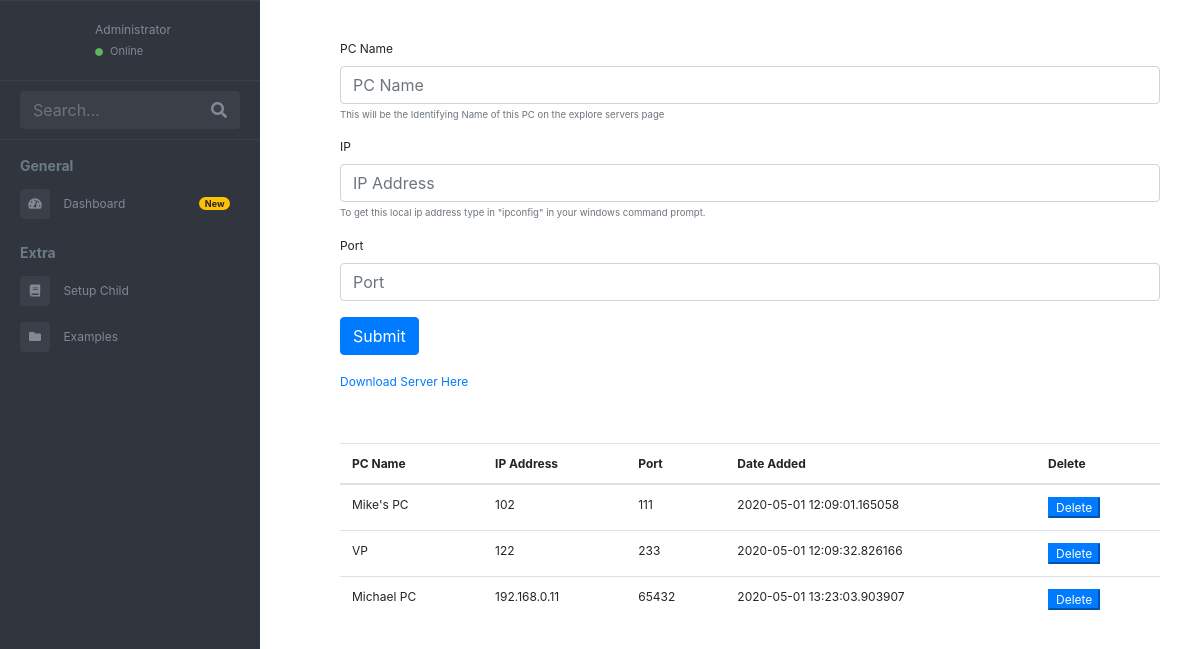
The app's page /child-node-setup, older data.
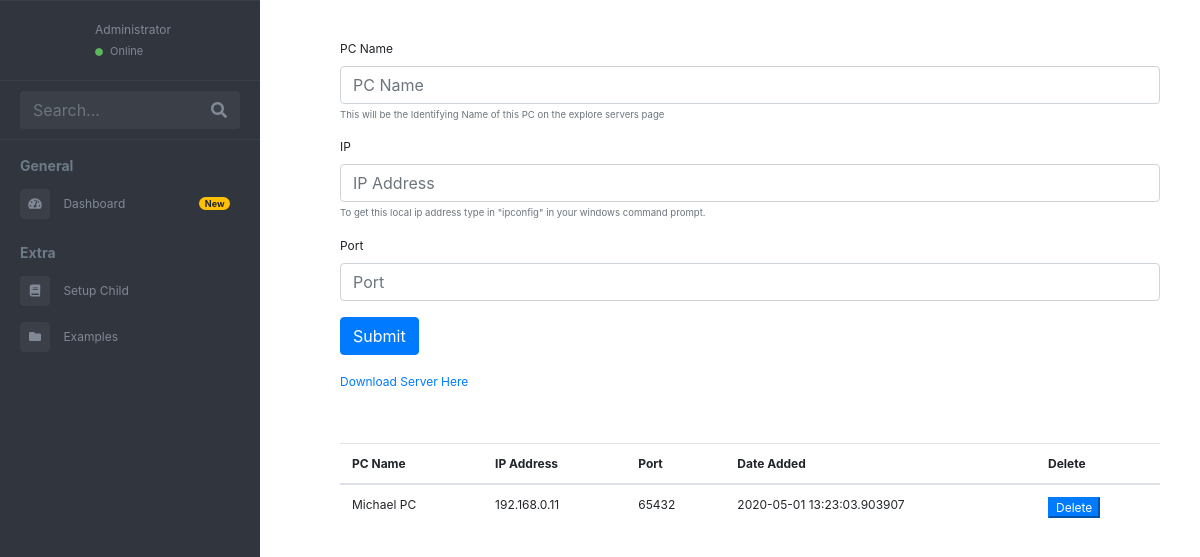
The same page, newer data.
### app/models.py (models this page shows)
class LocalNetwork(db.Model):
    id = db.Column(db.Integer, primary_key=True)
    pc_name = db.Column(db.String(64), index = True)
    ip_addr = db.Column(db.String(64), unique = True)
    port = db.Column(db.Integer)
    date_added = db.Column(db.String(120))

### app/routes.py (the view, shortened to what this page needs)
@app.route("/child-node-setup", methods = ["GET", "POST"])
def child_node_setup():
    delete = request.form.get("delete")
    print(delete)
    all_pcs_on_network = LocalNetwork.query.all()
    if request.method == "POST" and delete is not None:
        LocalNetwork.query.filter_by(id=int(delete)).delete()
        db.session.commit()
        return redirect(url_for("child_node_setup"))
    return render_template("child-node.html", pcs = all_pcs_on_network)

### app/templates/child-node.html (shortened to what this page needs)
{%include 'header.html'%}
  <main class="page-content">
    <div class="container-fluid">
        <form method = "POST">
            <div class="form-group">
              <label for="exampleInputEmail1">PC Name</label>
              <input type="text" class="form-control" id="pc_name" name = "pc_name" placeholder="PC Name">
              <small id="emailHelp" class="form-text text-muted">This will be the Identifying Name of this PC on the explore servers page</small>
            </div>
            <div class="form-group">
              <label for="exampleInputEmail1">IP</label>
              <input type="text" class="form-control" id="ip" name = "ip" placeholder="IP Address">
              <small id="emailHelp" class="form-text text-muted">To get this local ip address type in "ipconfig" in your windows command prompt.</small>
            </div>
            <div class="form-group">
              <label for="exampleInputPassword1">Port</label>
              <input type="text" class="form-control" id="port" name = "port" placeholder="Port">
            </div>
            <button type="submit" class="btn btn-primary">Submit</button>
            <a href="{{url_for('download_server')}}">Download Server Here</a>
    </div>
    <div class="table-responsive" id="sailorTableArea">
      <table class="table table-hover" width="100%">
          <thead>
              <tr>
                  <th>PC Name</th>
                  <th>IP Address</th>
                  <th>Port</th>
                  <th>Date Added</th>
                  <th>Delete</th>
              </tr>
          </thead>
          <tbody>
            {%for each in pcs%}
            <tr>
                <td>{{each.pc_name}}</td>
                <td>{{each.ip_addr}}</td>
                <td>{{each.port}}</td>
                <td>{{each.date_added}}</td>
                <td>
                  <button class = "btn-primary" name = "delete" value = {{each.id}}>
                      Delete
                  </button>
                </td>
            </tr>
              {%endfor%}
        </tbody>
    </table>
    </div>
  </main>
</div>
</body>
</html>

### app/templates/header.html (shortened to what this page needs)
<link href="//maxcdn.bootstrapcdn.com/bootstrap/4.0.0/css/bootstrap.min.css" rel="stylesheet" id="bootstrap-css">
<!DOCTYPE html>
<html lang="en">
<head>
    <link rel="stylesheet" href="https://maxcdn.bootstrapcdn.com/bootstrap/4.0.0/css/bootstrap.min.css"
>
    <link href="https://use.fontawesome.com/releases/v5.0.6/css/all.css" rel="stylesheet">
    <link href="/static/css/home.css" rel="stylesheet">
</head>
<body>
<div class="page-wrapper chiller-theme toggled">
  <nav id="sidebar" class="sidebar-wrapper">
    <div class="sidebar-content">
      <div class="sidebar-header">
        <div class="user-pic">
        </div>
        <div class="user-info">
          <span class="user-role">Administrator</span>
          <span class="user-status">
            <i class="fa fa-circle"></i>
            <span>Online</span>
          </span>
        </div>
      </div>
      <div class="sidebar-search">
        <div>
          <div class="input-group">
            <input type="text" id="myInput" onkeyup="myFunction()" class="form-control search-menu" placeholder="Search...">
            <div class="input-group-append">
              <span class="input-group-text">
                <i class="fa fa-search" aria-hidden="true"></i>
              </span>
            </div>
          </div>
        </div>
      </div>
      <div class="sidebar-menu">
        <ul>
          <li class="header-menu">
            <span>General</span>
          </li>
          <li class="sidebar">
            <a href="{{url_for('dashboard')}}">
              <i class="fa fa-tachometer-alt"></i>
              <span>Dashboard</span>
              <span class="badge badge-pill badge-warning">New</span>
            </a>
          </li>
          <li class="header-menu">
            <span>Extra</span>
          </li>
          <li>
            <a href="{{url_for('child_node_setup')}}">
              <i class="fa fa-book"></i>
              <span>Setup Child</span>
            </a>
          </li>
          <li>
            <a href="#">
              <i class="fa fa-folder"></i>
              <span>Examples</span>
            </a>
          </li>
        </ul>
      </div>
    </div>
  </nav>

### app/static/css/home.css (style rules this page uses)
body { font-size: 0.9rem; }
.page-wrapper .sidebar-wrapper, .sidebar-wrapper .sidebar-brand > a, .sidebar-wrapper .sidebar-dropdown > a:after, .sidebar-wrapper .sidebar-menu .sidebar-dropdown .sidebar-submenu li a:before, .sidebar-wrapper ul li a i, .page-wrapper .page-content, .sidebar-wrapper .sidebar-search input.search-menu, .sidebar-wrapper .sidebar-search .input-group-text, .sidebar-wrapper .sidebar-menu ul li a, #show-sidebar, #close-sidebar { -webkit-transition: all 0.3s ease; -moz-transition: all 0.3s ease; -ms-transition: all 0.3s ease; -o-transition: all 0.3s ease; transition: all 0.3s ease; }
.page-wrapper { height: 100vh; }
.page-wrapper.toggled .sidebar-wrapper { left: 0px; }
@media screen and (min-width: 768px) { .page-wrapper.toggled .page-content { padding-left: 300px; } }
.sidebar-wrapper { width: 260px; height: 100%; max-height: 100%; position: fixed; top: 0; left: -300px; z-index: 999; }
.sidebar-wrapper ul { list-style-type: none; padding: 0; margin: 0; }
.sidebar-wrapper a { text-decoration: none; }
.sidebar-content { max-height: calc(100% - 30px); height: calc(100% - 30px); overflow-y: auto; position: relative; }
.sidebar-wrapper .sidebar-header { padding: 20px; overflow: hidden; }
.sidebar-wrapper .sidebar-header .user-pic { float: left; width: 60px; padding: 2px; border-radius: 12px; margin-right: 15px; overflow: hidden; }
.sidebar-wrapper .sidebar-header .user-info { float: left; }
.sidebar-wrapper .sidebar-header .user-info > span { display: block; }
.sidebar-wrapper .sidebar-header .user-info .user-role { font-size: 12px; }
.sidebar-wrapper .sidebar-header .user-info .user-status { font-size: 11px; margin-top: 4px; }
.sidebar-wrapper .sidebar-header .user-info .user-status i { font-size: 8px; margin-right: 4px; color: #5cb85c; }
.sidebar-wrapper .sidebar-search > div { padding: 10px 20px; }
.sidebar-wrapper .sidebar-menu { padding-bottom: 10px; }
.sidebar-wrapper .sidebar-menu .header-menu span { font-weight: bold; font-size: 14px; padding: 15px 20px 5px 20px; display: inline-block; }
.sidebar-wrapper .sidebar-menu ul li a { display: inline-block; width: 100%; text-decoration: none; position: relative; padding: 8px 30px 8px 20px; }
.sidebar-wrapper .sidebar-menu ul li a i { margin-right: 10px; font-size: 12px; width: 30px; height: 30px; line-height: 30px; text-align: center; border-radius: 4px; }
.sidebar-wrapper .sidebar-menu ul li a span.label, .sidebar-wrapper .sidebar-menu ul li a span.badge { float: right; margin-top: 8px; margin-left: 5px; }
.page-wrapper .page-content { display: inline-block; width: 100%; padding-left: 0px; padding-top: 20px; }
.page-wrapper .page-content > div { padding: 20px 40px; }
.page-wrapper .page-content { overflow-x: hidden; }
.chiller-theme .sidebar-wrapper { background: #31353D; }
.chiller-theme .sidebar-wrapper .sidebar-header, .chiller-theme .sidebar-wrapper .sidebar-search, .chiller-theme .sidebar-wrapper .sidebar-menu { border-top: 1px solid #3a3f48; }
.chiller-theme .sidebar-wrapper .sidebar-search input.search-menu, .chiller-theme .sidebar-wrapper .sidebar-search .input-group-text { border-color: transparent; box-shadow: none; }
.chiller-theme .sidebar-wrapper .sidebar-header .user-info .user-role, .chiller-theme .sidebar-wrapper .sidebar-header .user-info .user-status, .chiller-theme .sidebar-wrapper .sidebar-search input.search-menu, .chiller-theme .sidebar-wrapper .sidebar-search .input-group-text, .chiller-theme .sidebar-wrapper .sidebar-brand>a, .chiller-theme .sidebar-wrapper .sidebar-menu ul li a, .chiller-theme .sidebar-footer>a { color: #818896; }
.chiller-theme .sidebar-wrapper .sidebar-menu ul li:hover>a, .chiller-theme .sidebar-wrapper .sidebar-menu .sidebar-dropdown.active>a, .chiller-theme .sidebar-wrapper .sidebar-header .user-info, .chiller-theme .sidebar-wrapper .sidebar-brand>a:hover, .chiller-theme .sidebar-footer>a:hover i { color: #b8bfce; }
.chiller-theme .sidebar-wrapper .sidebar-menu ul li a i, .chiller-theme .sidebar-wrapper .sidebar-menu .sidebar-dropdown div, .chiller-theme .sidebar-wrapper .sidebar-search input.search-menu, .chiller-theme .sidebar-wrapper .sidebar-search .input-group-text { background: #3a3f48; }
.chiller-theme .sidebar-wrapper .sidebar-menu .header-menu span { color: #6c7b88; }

### app/templates/child-node.html (style rules this page uses)
body { font-size:12px; }
.table { font-size:12px !important; }
td { padding-left:50px; }

Row changes from the older to the newer data that the page shows:
removed LocalNetwork: pc_name "Mike's PC", ip_addr "102", port "111", date_added "2020-05-01 12:09:01.165058", {{ each.id }} 1 (drawn)
removed LocalNetwork: pc_name "VP", ip_addr "122", port "233", date_added "2020-05-01 12:09:32.826166", {{ each.id }} 2 (drawn)
